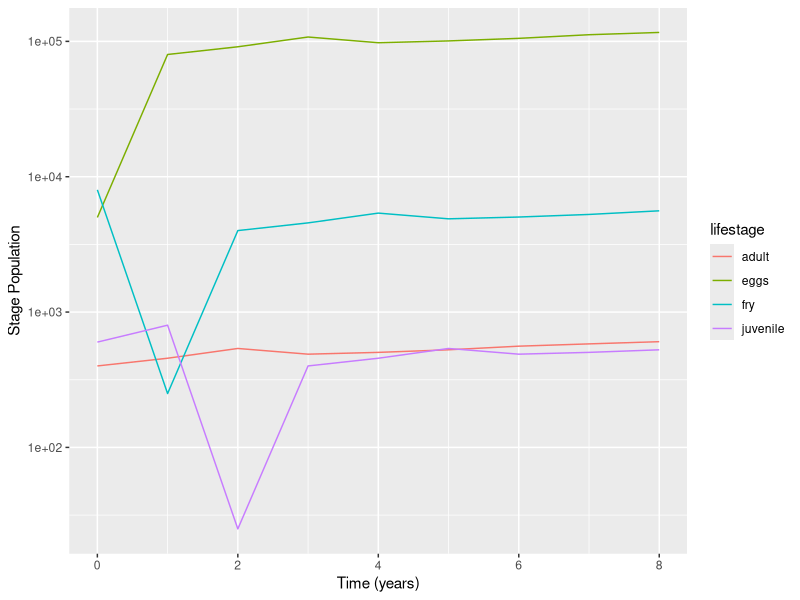

Reproduce this figure in R.
## ---- chunk 1
library(tidyverse)
## ---- chunk 2
# Make the Leslie Matrix
fish_leslie <- matrix(c(0, 0, 0, 200, 0.05, 0, 0, 0, 0, 0.10, 0, 0, 0, 0, 0.16, 0.9), nrow = 4, ncol = 4, byrow = TRUE)

# Review
fish_leslie

# Initial population structure (Row, Fry, Juvenile, Adult)
fish_year0 <- (c(5000, 8000, 600, 400))

# Create matrix for projecting population over 8 years
time_yr <- seq(from = 0, to = 8, by = 1)
proj_year <- matrix(ncol = length(fish_year0), nrow = length(time_yr))
proj_year[1, ] <- fish_year0

# Use for loop to calculate population structure at each year
for (i in 2:length(time_yr)) {
  proj_year[i, ] <- fish_leslie %*% proj_year[i - 1, ]
}

# Review output
proj_year

# Data wrangling & visualization
colnames(proj_year) <- c("eggs", "fry", "juvenile", "adult")
proj_def <- data.frame(time_yr, proj_year) |>
  pivot_longer(cols = -time_yr, names_to = "lifestage", values_to = "stage_population")

ggplot(data = proj_def, aes(x = time_yr, y = stage_population)) +
  geom_line(aes(color = lifestage)) +
  scale_y_log10() +
  xlab("Time (years)") +
  ylab("Stage Population")
